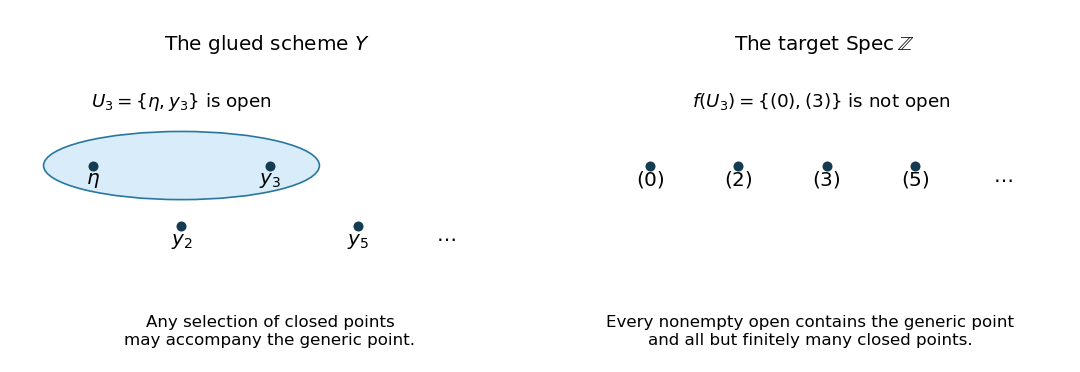

Recreate this plot in Python.
"""Draw the topological comparison in Oxford Introduction to Schemes 2021, 1(c).

Run from the desired output directory; tested with Python 3.14.4 and the NumPy/Matplotlib
versions in pyproject.toml.
Output is 2021-glued-topology.png in the current directory, with a white background.
"""

from pathlib import Path

import matplotlib

matplotlib.use("Agg")
import matplotlib.pyplot as plt
from matplotlib.patches import Ellipse
import numpy as np


def main():
    fig, axes = plt.subplots(1, 2, figsize=(9, 3.1), dpi=120)
    fig.patch.set_facecolor("white")
    points = np.array([0.35, 1.15, 1.95, 2.75, 3.55])
    labels = [r"$\eta$", r"$y_2$", r"$y_3$", r"$y_5$", r"$\cdots$"]
    for ax in axes:
        ax.set(xlim=(-0.25, 4.1), ylim=(-1.25, 1.55))
        ax.axis("off")
    axes[0].set_title(r"The glued scheme $Y$", fontsize=12)
    axes[0].add_patch(
        Ellipse((1.15, 0.15), 2.5, 0.9, facecolor="#d8edf9", edgecolor="#29779f")
    )
    # Only eta and y_3 belong to the highlighted open; place y_2 outside it.
    ys = [0.15, -0.65, 0.15, -0.65, -0.65]
    for x, y, label in zip(points, ys, labels):
        if label != r"$\cdots$":
            axes[0].plot(x, y, "o", color="#153b50", markersize=5)
        axes[0].text(x, y - 0.25, label, ha="center", fontsize=12)
    axes[0].text(1.15, 0.92, r"$U_3=\{\eta,y_3\}$ is open", ha="center", fontsize=11)
    fig.text(
        0.25, 0.065, "Any selection of closed points\nmay accompany the generic point.",
        ha="center", va="bottom", fontsize=10,
    )
    axes[1].set_title(r"The target $\operatorname{Spec}\mathbb{Z}$", fontsize=12)
    for x, label in zip(points, [r"$(0)$", r"$(2)$", r"$(3)$", r"$(5)$", r"$\cdots$"]):
        if label != r"$\cdots$":
            axes[1].plot(x, 0.15, "o", color="#153b50", markersize=5)
        axes[1].text(x, -0.12, label, ha="center", fontsize=12)
    axes[1].text(1.9, 0.92, r"$f(U_3)=\{(0),(3)\}$ is not open", ha="center", fontsize=11)
    fig.text(
        0.75, 0.065, "Every nonempty open contains the generic point\nand all but finitely many closed points.",
        ha="center", va="bottom", fontsize=10,
    )
    fig.subplots_adjust(left=0.025, right=0.985, top=0.84, bottom=0.27, wspace=0.16)
    fig.savefig(Path.cwd() / Path(__file__).with_suffix(".png").name,
                facecolor="white", transparent=False)
    plt.close(fig)


if __name__ == "__main__":
    main()
